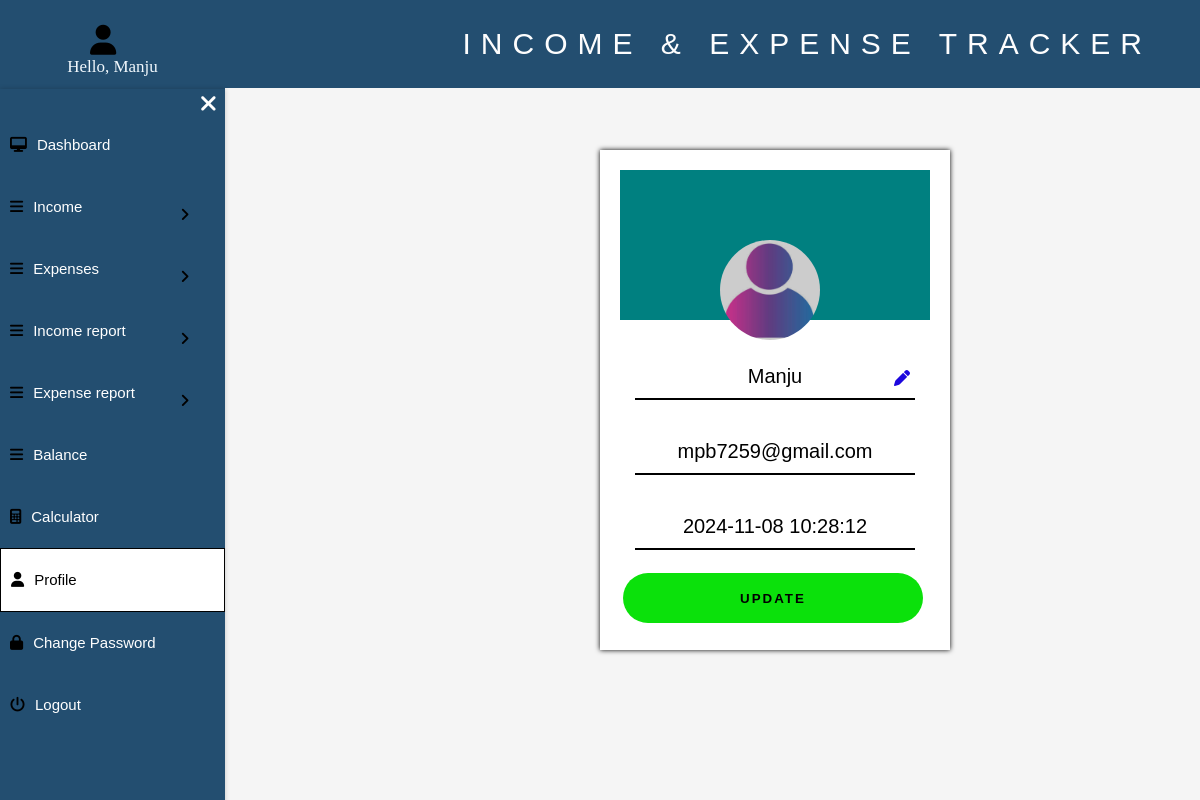
The page /user-profile1.php (signed in) on the database its author committed.
### tables this page shows
CREATE TABLE `users` (
  `ID` int(11) NOT NULL,
  `full_name` varchar(129) DEFAULT NULL,
  `email` varchar(255) DEFAULT NULL,
  `password` varchar(255) DEFAULT NULL,
  `code` varchar(200) DEFAULT NULL,
  `updated_time` timestamp NOT NULL DEFAULT current_timestamp() ON UPDATE current_timestamp()
);

### user-profile1.php (the view, shortened to what this page needs)
<?php
include('database.php');
if (strlen($_SESSION['user'] == 0)) {
    header('location:logout.php');
} else {
?>
    <!DOCTYPE html>
    <html lang="en">
    <head>
        <link rel="stylesheet" href="css/sidebarstylealll.css">
        <link rel="stylesheet" href="https://cdnjs.cloudflare.com/ajax/libs/font-awesome/6.4.0/css/all.min.css">
    </head>
    <body>
        <section>
            <div class=main-bar>
                <p class="headline">INCOME & EXPENSE TRACKER</p>
            </div>
            <div class="user">
                <div class="userimg"><i class="fa-regular fa-user"></i></div>
                <h1 class="menu-btn">
                </h1>
                <div class="username">
                    <?php
                    $use = $_SESSION["user"];
                    if ($use) {
                        $ret = mysqli_query($conn, "SELECT full_name FROM users WHERE ID='$use'");
                        $row = mysqli_fetch_assoc($ret);
                        $name = $row['full_name'];
                    ?>
                        <div class="profile-us">
                            <p>
                            Hello, <?php echo $name; ?>
                            </p>
                        </div>
                    <?php
                    } else {
                        echo "user not found";
                    }
                    ?>
                </div>
            </div>
            <div class="side-bar">
				<div class="close-btn">
					<i class="fas fa-times"></i>
				</div>
				<div class="menu">
					<div class="item"><a href="sidebar2.php"><i class="fas fa-desktop"></i>Dashboard</a></div>
					<div class="item"><a class="sub-btn"><i class="fas fa-bars"></i>Income<i class="fas fa-angle-right dropdown"></i></a>
					</div>
					<div class="item"><a class="sub-btn"><i class="fas fa-bars"></i>Expenses<i class="fas fa-angle-right dropdown"></i></a>
					</div>
					<div class="item"><a class="sub-btn"><i class="fas fa-bars"></i>Income report<i class="fas fa-angle-right dropdown"></i></a>
					</div>
					<div class="item"><a class="sub-btn"><i class="fas fa-bars"></i>Expense report<i class="fas fa-angle-right dropdown"></i></a>
					</div>
					<div class="item"><a href="balance1.php"><i class="fas fa-bars"></i>Balance</a></div>
					<div class="item"><a href="calculator1.php"><i class="fas fa-calculator"></i>Calculator</a></div>
					<div class="item"><a href="user-profile1.php" style="background-color: white;color:black; border:1px solid black;"><i class="fas fa-user"></i>Profile</a></div>
					<div class="item"><a href="reset-password1.php"><i class="fas fa-lock"></i>Change Password</a></div>
					<div class="item">
						<a href="index.php" onclick="showLogoutConfirmation()">
							<i class="fas fa-power-off"></i>Logout
						</a>
					</div>
				</div>
			</div>
        </section>
        <div class="section">
            <?php
            $userid = $_SESSION['user'];
            $ret = mysqli_query($conn, "select * from users where ID='$userid'");
            while ($row = mysqli_fetch_array($ret)) {
            ?>
                <form role="form" method="post" action="user-profile1.php">
                    <div class="sectionmenu">
                        <div class="imgcontainer">
                            <img src="user.png" alt="">
                        </div>
                        <div class="form-group">
                            <input class="form-control" type="text" value="<?php echo $row['full_name']; ?>" name="fullname" required="true"><i class="fa fa-pen"></i>
                            <input type="email" class="form-control" name="email" value="<?php echo $row['email']; ?>" required="true" readonly="true">
                            <input class="form-control" name="regdate" type="text" value="<?php echo $row['updated_time']; ?>" readonly="true">
                        </div>
                        <div class="form-group-button">
                            <button type="submit" class="btn" name="submit">UPDATE</button>
                        </div>
                    <?php } ?>
                    </div>
                </form>
        </div>
    </body>
    </html>
<?php } ?>

### css/sidebarstylealll.css (style rules this page uses)
* { margin: 0; padding: 0; box-sizing: border-box; }
body { min-height: auto; background-color: #f5f5f5; }
.main-bar { background-color: #234E70; padding: 27px; align-items: center; font-family: 'Gill Sans', 'Gill Sans MT', Calibri, 'Trebuchet MS', sans-serif; top: 0; font-size: 30px; position: fixed; color: rgba(255, 255, 255, 0.994); letter-spacing: 10px; width: 100%; text-shadow: 40px; }
.headline { margin-left: 38%; }
.side-bar { background-color: #234E70; backdrop-filter: blur(20px); width: 225px; height: 100vh; position: fixed; top: 0; left: 0; overflow-y: auto; margin-top: 89px; transition: 0.5s ease; transition-property: left; box-shadow: 0 0 5px rgba(0, 0, 0, 0.2); }
.side-bar .menu { width: 100%; margin-top: 25px; }
.close-btn { position: absolute; font-size: 23px; right: 0; margin-bottom: 15px; margin-right: 8px; margin-top: 3px; cursor: pointer; transition: 0.4s ease; color: white; }
.menu-btn { position: fixed; font-size: 25px; margin-left: 5px; margin-top: 35px; cursor: pointer; transition: 0.2s ease; }
.side-bar .menu .item a { text-decoration: none; color: white; font-size: 15px; display: block; padding: 1px 10px; line-height: 60px; font-family: sans-serif; }
.side-bar .menu .item i { margin-right: 10px; color: black; }
.side-bar .menu .item a .dropdown { margin-left: 10px; margin-top: 30px; right: 0; left: 170px; position: fixed; transition: 0.3s ease; }
.userimg i { font-size: 30px; border-radius: 50%; font-weight: 600; color: black; margin-left: 90px; margin-top: 25px; }
.profile-us p { text-align: center; font-family:Cambria, Cochin, Georgia, Times, 'Times New Roman'; font-size: 17px; margin-top: 2px; margin-bottom: 2px; color: rgb(241, 248, 253); }
.user { top: 0; width: 225px; background-color: #234E70; position: fixed; height: 89px; }
.section { background-color:white; width: 350px; height: 500px; margin-top: 150px; margin-left: 600px; position:absolute; box-shadow: 0 0 5px; display: block; padding: 10px; }
.sectionmenu { font-size: 22px; width: 350px; height: 400px; padding: 10px; }
.imgcontainer { background-color: teal; width:310px; height:150px; }
.form-group { margin-top: 0px; padding: 5px; margin-inline: 10px; margin-right: 30px; position: relative; }
.imgcontainer img { height: 100px; width: 100px; margin-top: 70px; margin-left: 100px; border-radius: 55%; }
.form-group input { margin-top: 30px; padding: 10px; outline: none; border: none; border-bottom: 2px solid black; font-size: 100px; text-align: center; }
.form-group i { margin-left: 250px; font-size: medium; position: absolute; right: 10px; top: 50px; color: rgb(28, 7, 222); }
.form-group-button { text-align: center; padding: 3px; margin-top: 15px; }
.form-group-button button { outline: none; border: none; width: 300px; height: 50px; background-color:rgb(11, 225, 11); border-radius: 30px; margin-right: 30px; font-weight: bold; letter-spacing: 2px; }
.form-group .form-control { width: 100%; font-size: 20px; }

### rows shown on the page
users: full_name "Manju", fullname "Manju", email "mpb7259@gmail.com", regdate "2024-11-08 10:28:12"
